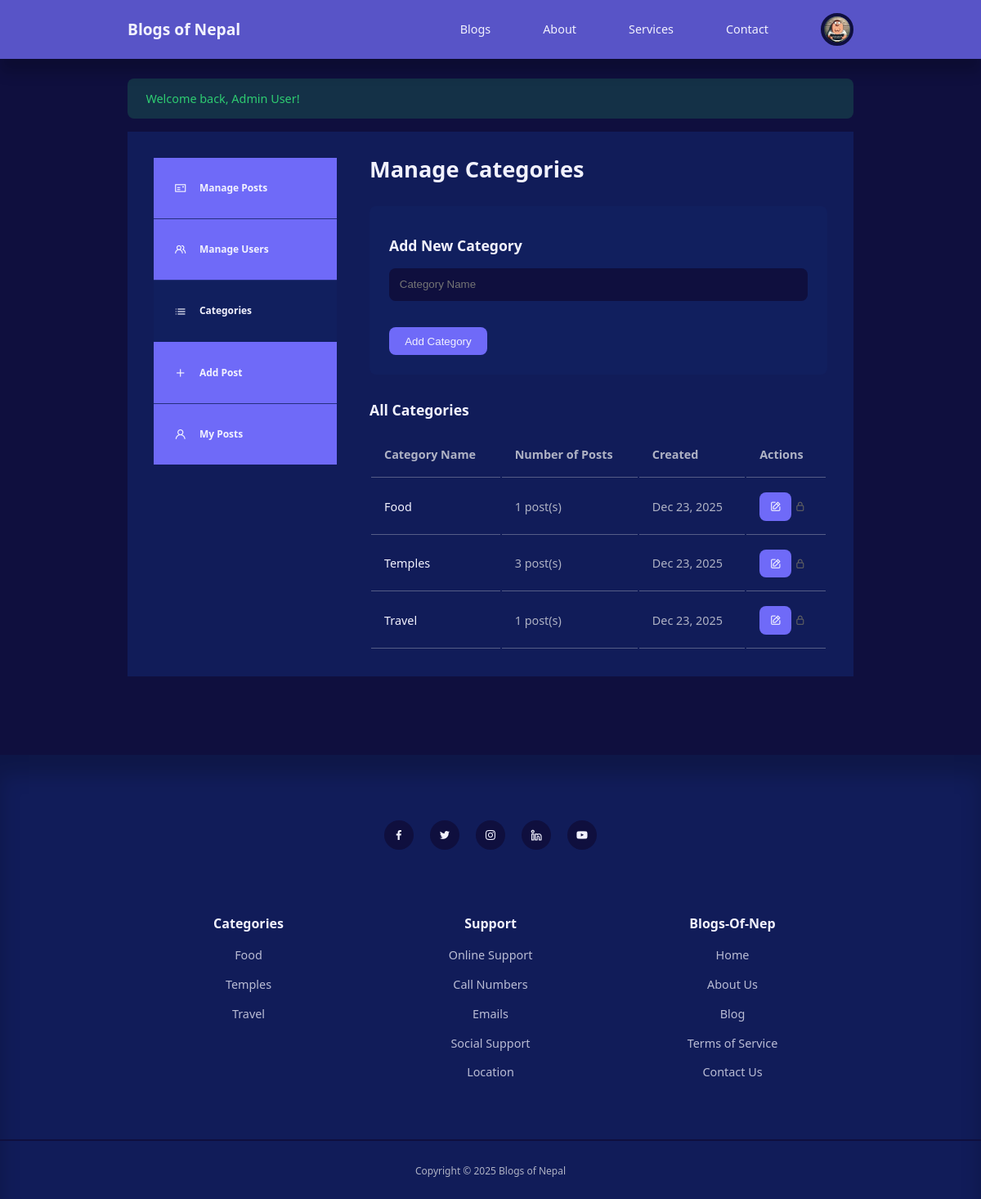
The page /manage-categories.php (signed in) on the database its author committed.
### tables this page shows
CREATE TABLE categories (
    id INT AUTO_INCREMENT PRIMARY KEY,
    name VARCHAR(100) NOT NULL UNIQUE,
    created_at TIMESTAMP DEFAULT CURRENT_TIMESTAMP
);

### includes/functions.php (called while the page is built, shortened)
<?php
function getCategories($conn) {
    $result = $conn->query("SELECT * FROM categories ORDER BY name");
    return $result->fetch_all(MYSQLI_ASSOC);
}
?>

### manage-categories.php (the view, shortened to what this page needs)
<?php
require_once 'includes/functions.php';
$categories = $conn->query("SELECT c.*, COUNT(p.id) as post_count
                           FROM categories c
                           LEFT JOIN posts p ON c.id = p.category_id
                           GROUP BY c.id
                           ORDER BY c.name");
?>
<!DOCTYPE html>
<html lang="en">
<head>
    <link rel="stylesheet" href="./style.css">
    <link rel="stylesheet" href="https://unicons.iconscout.com/release/v4.0.8/css/line.css">
</head>
<body>
    <?php include 'includes/header.php'; ?>
    <section class="dashboard">
        <?php if (isset($_SESSION['success'])): ?>
            <div class="alert alert-success container">
                <?php echo $_SESSION['success']; unset($_SESSION['success']); ?>
            </div>
        <?php endif; ?>
        <div class="container dashboard_container">
            <aside>
                <ul>
                    <li>
                        <a href="admin-dashboard.php">
                            <i class="uil uil-postcard"></i>
                            <h5>Manage Posts</h5>
                        </a>
                    </li>
                    <li>
                        <a href="manage-users.php">
                            <i class="uil uil-users-alt"></i>
                            <h5>Manage Users</h5>
                        </a>
                    </li>
                    <li>
                        <a href="manage-categories.php" class="active">
                            <i class="uil uil-list-ul"></i>
                            <h5>Categories</h5>
                        </a>
                    </li>
                    <li>
                        <a href="add-post.php">
                            <i class="uil uil-plus"></i>
                            <h5>Add Post</h5>
                        </a>
                    </li>
                    <li>
                        <a href="dashboard.php">
                            <i class="uil uil-user"></i>
                            <h5>My Posts</h5>
                        </a>
                    </li>
                </ul>
            </aside>
            <main>
                <h2>Manage Categories</h2>
                <div style="background: var(--color-gray-900); padding: 1.5rem; border-radius: var(--card-border-radius-2); margin-bottom: 2rem;">
                    <h3 style="margin-bottom: 1rem;">Add New Category</h3>
                    <form action="" method="POST" style="display: flex; gap: 1rem;">
                        <input type="text" name="category_name" placeholder="Category Name" required
                               style="flex: 1; padding: 0.8rem; background: var(--color-bg); border-radius: var(--card-border-radius-2); color: var(--color-white);">
                        <button type="submit" name="add_category" class="btn">Add Category</button>
                    </form>
                </div>
                <h3>All Categories</h3>
                <?php if ($categories->num_rows > 0): ?>
                <table>
                    <thead>
                        <tr>
                            <th>Category Name</th>
                            <th>Number of Posts</th>
                            <th>Created</th>
                            <th>Actions</th>
                        </tr>
                    </thead>
                    <tbody>
                        <?php while ($category = $categories->fetch_assoc()): ?>
                        <tr>
                            <td>
                                <a href="category.php?id=<?php echo $category['id']; ?>">
                                    <?php echo htmlspecialchars($category['name']); ?>
                                </a>
                            </td>
                            <td><?php echo $category['post_count']; ?> post(s)</td>
                            <td><?php echo date('M j, Y', strtotime($category['created_at'])); ?></td>
                            <td>
                                <a href="edit-category.php?id=<?php echo $category['id']; ?>"
                                   class="btn"
                                   style="padding: 0.4rem 0.8rem; font-size: 0.85rem;">
                                    <i class="uil uil-edit"></i>
                                </a>
                                <?php if ($category['post_count'] == 0): ?>
                                    <a href="delete-category.php?id=<?php echo $category['id']; ?>"
                                       class="btn"
                                       style="padding: 0.4rem 0.8rem; font-size: 0.85rem; background: var(--color-red);"
                                       onclick="return confirm('Are you sure you want to delete this category?')">
                                        <i class="uil uil-trash-alt"></i>
                                    </a>
                                <?php else: ?>
                                    <span style="font-size: 0.85rem; color: var(--color-gray-700);" title="Cannot delete category with posts">
                                        <i class="uil uil-lock"></i>
                                    </span>
                                <?php endif; ?>
                            </td>
                        </tr>
                        <?php endwhile; ?>
                    </tbody>
                </table>
                <?php else: ?>
                <p style="text-align: center; padding: 2rem;">No categories found.</p>
                <?php endif; ?>
            </main>
        </div>
    </section>
    <?php include 'includes/footer.php'; ?>
</body>
</html>

### includes/footer.php
<footer>
    <div class="footer_socials">
        <a href="https://facebook.com/" target="_blank"><i class="uil uil-facebook-f"></i></a>
        <a href="https://twitter.com/" target="_blank"><i class="uil uil-twitter"></i></a>
        <a href="https://instagram.com/" target="_blank"><i class="uil uil-instagram"></i></a>
        <a href="https://linkedin.com/" target="_blank"><i class="uil uil-linkedin-alt"></i></a>
        <a href="https://youtube.com/" target="_blank"><i class="uil uil-youtube"></i></a>
    </div>
    <div class="container footer_container">
        <article>
            <h4>Categories</h4>
            <ul>
                <?php
                $categories = getCategories($conn);
                foreach ($categories as $category):
                ?>
                    <li><a href="category.php?id=<?php echo $category['id']; ?>">
                        <?php echo htmlspecialchars($category['name']); ?>
                    </a></li>
                <?php endforeach; ?>
            </ul>
        </article>
        <article>
            <h4>Support</h4>
            <ul>
                <li><a href="contact.php">Online Support</a></li>
                <li><a href="contact.php">Call Numbers</a></li>
                <li><a href="contact.php">Emails</a></li>
                <li><a href="#">Social Support</a></li>
                <li><a href="contact.php">Location</a></li>
            </ul>
        </article>
        <article>
            <h4>Blogs-Of-Nep</h4>
            <ul>
                <li><a href="index.php">Home</a></li>
                <li><a href="about.php">About Us</a></li>
                <li><a href="blog.php">Blog</a></li>
                <li><a href="#">Terms of Service</a></li>
                <li><a href="contact.php">Contact Us</a></li>
            </ul>
        </article>
    </div>
    <div class="footer_copyright">
        <small>Copyright &copy; <?php echo date('Y'); ?> Blogs of Nepal</small>
    </div>
</footer>

### style.css (style rules this page uses)
:root { --color-primary: #6f6af8; --color-primary-light: hsl(242, 91%, 69%, 18%); --color-primary-variant: #5854c7; --color-red: #da0f3f; --color-red-light: hsl(348, 90%, 57%, 18%); --color-green: #2ecc71; --color-green-light: hsl(145, 63%, 49%, 18%); --color-gray-900: #122060cb; --color-gray-700: #616161; --color-gray-300: rgba(242, 242, 242, 0.3); --color-gray-200: rgba(242, 242, 242, 0.7); --color-white: #f2f2fe; --color-bg: #0f0f3e; --transition: all 300ms ease; --container-width-lg: 74%; --container-width-md: 88%; --form-width: 40%; --card-border-radius-1: 0.3rem; --card-border-radius-2: 0.5rem; --card-border-radius-3: 0.8rem; --card-border-radius-4: 2rem; --card-border-radius-5: 5rem; }
* { margin: 0; padding: 0; outline: 0; border: 0; appearance: none; list-style: none; text-decoration: none; box-sizing: border-box; }
body { font-family: 'Segoe UI', Tahoma, Geneva, Verdana, sans-serif; background-color: var(--color-bg); color: var(--color-gray-200); font-size: 0.9rem; line-height: 1.6; overflow-x: hidden; }
.container { width: var(--container-width-lg); max-width: 1800px; margin-inline: auto; }
section { margin-top: 3rem; width: 100vw; }
h1, h2, h3, h4, h5, h6 { color: var(--color-white); line-height: 1.3; }
h2 { font-size: 1.7rem; margin: 1rem 0; }
h3 { font-size: 1.1rem; margin: 0.8rem 0; }
h4 { font-size: 1rem; }
a { color: var(--color-white); transition: var(--transition); }
.btn { display: inline-block; width: fit-content; padding: 0.6rem 1.2rem; background-color: var(--color-primary); border-radius: var(--card-border-radius-2); cursor: pointer; transition: var(--transition); color: var(--color-white); font-weight: 500; }
.alert { padding: 0.8rem 1.4rem; margin-bottom: 1rem; border-radius: var(--card-border-radius-2); }
.alert-success { background-color: var(--color-green-light); color: var(--color-green); }
form { display: flex; flex-direction: column; gap: 0.8rem; }
form input, form textarea, form select { width: 100%; padding: 0.8rem 1.2rem; background-color: var(--color-gray-900); border-radius: var(--card-border-radius-2); resize: none; color: var(--color-white); }
form button { width: 100%; margin-top: 1rem; }
footer { background: var(--color-gray-900); padding: 5rem 0 0; box-shadow: inset 0 1.5rem 1.5rem rgba(0,0,0,0.2); margin-top: 6rem; }
.footer_socials { margin-inline: auto; width: fit-content; margin-bottom: 5rem; display: flex; justify-content: space-between; align-items: center; gap: 1.2rem; }
.footer_socials a { background-color: var(--color-bg); border-radius: 50%; width: 2.3rem; height: 2.3rem; display: flex; align-items: center; justify-content: center; }
.footer_container { display: grid; grid-template-columns: repeat(3, 1fr); gap: 4rem; text-align: center; max-width: 1200px; margin: 0 auto; padding: 0 2rem; }
footer h4 { color: var(--color-white); margin-bottom: 0.6rem; }
footer ul li { padding: 0.4rem 0; }
footer ul a { opacity: 0.75; }
.footer_copyright { text-align: center; padding: 1.5rem 0; border-top: 2px solid var(--color-bg); margin-top: 4rem; }
.dashboard { margin-top: 6rem; }
.dashboard_container { display: grid; grid-template-columns: 14rem auto; gap: 1rem; background: var(--color-gray-900); padding: 2rem; margin-bottom: 5rem; }
.dashboard aside a { background: var(--color-primary); display: flex; gap: 1rem; align-items: center; padding: 1.6rem; }
.dashboard aside ul li:not(:last-child) a { border-bottom: 1px solid var(--color-gray-900); }
.dashboard aside a.active { background: var(--color-gray-900); }
.dashboard main { margin-left: 1.5rem; }
.dashboard main h2 { margin: 0 0 2rem 0; line-height: 1; }
.dashboard main table { width: 100%; text-align: left; }
.dashboard main table th, .dashboard main table td { padding: 1rem; border-bottom: 1px solid var(--color-gray-300); }

### rows shown on the page
categories: name "Food", post_count "1", created_at "Dec 23, 2025"
categories: name "Temples", post_count "3", created_at "Dec 23, 2025"
categories: name "Travel", post_count "1", created_at "Dec 23, 2025"

### other values the page prints
$_SESSION['success'] "Welcome back, Admin User!"
